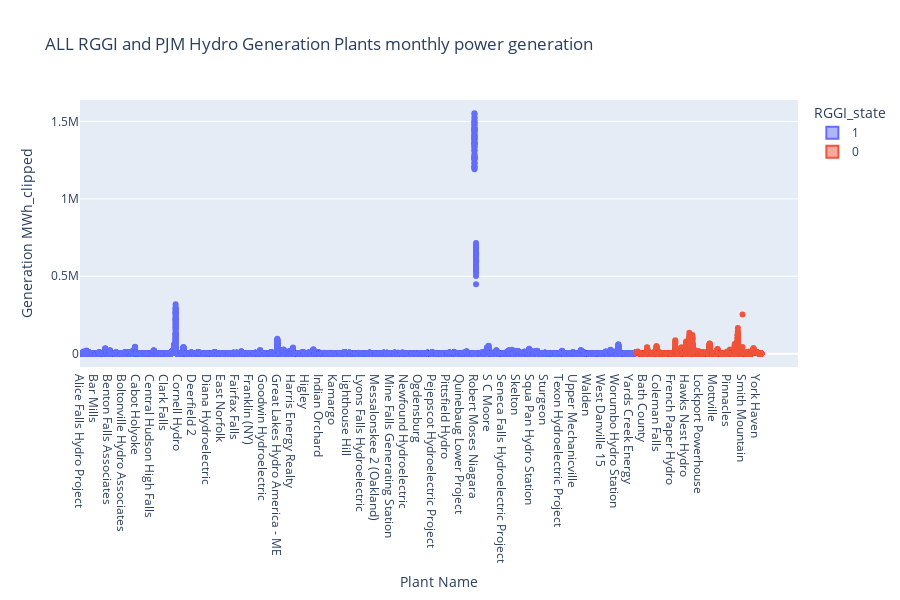

The code cell stored with this chart in its notebook:
### Code cell
px.box(pjm_hydro.reset_index(),x='Plant Name',y='Generation MWh_clipped',color='RGGI_state',points='all',height=600,
       title='ALL RGGI and PJM Hydro Generation Plants monthly power generation',labels={'value':'MWh'})

### Figure 1 — Plotly figure (JSON) as saved in the notebook; plotly's stock layout.template omitted (floating-point values rounded to 4 significant figures; data arrays with more than 128 entries replaced by an {"elided": "..."} marker saying what was removed)
{"data": [{"alignmentgroup": "True", "boxpoints": "all", "hovertemplate": "RGGI_state=1<br>Plant Name=%{x}<br>Generation MWh_clipped=%{y}<extra></extra>", "legendgroup": "1", "marker": {"color": "#636efa"}, "name": "1", "notched": false, "offsetgroup": "1", "orientation": "v", "showlegend": true, "type": "box", "x": {"elided": "20727 str values"}, "x0": " ", "xaxis": "x", "y": {"elided": "20727 float values"}, "y0": " ", "yaxis": "y"}, {"alignmentgroup": "True", "boxpoints": "all", "hovertemplate": "RGGI_state=0<br>Plant Name=%{x}<br>Generation MWh_clipped=%{y}<extra></extra>", "legendgroup": "0", "marker": {"color": "#EF553B"}, "name": "0", "notched": false, "offsetgroup": "0", "orientation": "v", "showlegend": true, "type": "box", "x": {"elided": "4632 str values"}, "x0": " ", "xaxis": "x", "y": {"elided": "4632 float values"}, "y0": " ", "yaxis": "y"}], "layout": {"boxmode": "group", "height": 600, "legend": {"title": {"text": "RGGI_state"}, "tracegroupgap": 0}, "title": {"text": "ALL RGGI and PJM Hydro Generation Plants monthly power generation"}, "xaxis": {"anchor": "y", "domain": [0, 1], "title": {"text": "Plant Name"}}, "yaxis": {"anchor": "x", "domain": [0, 1], "title": {"text": "Generation MWh_clipped"}}}}
